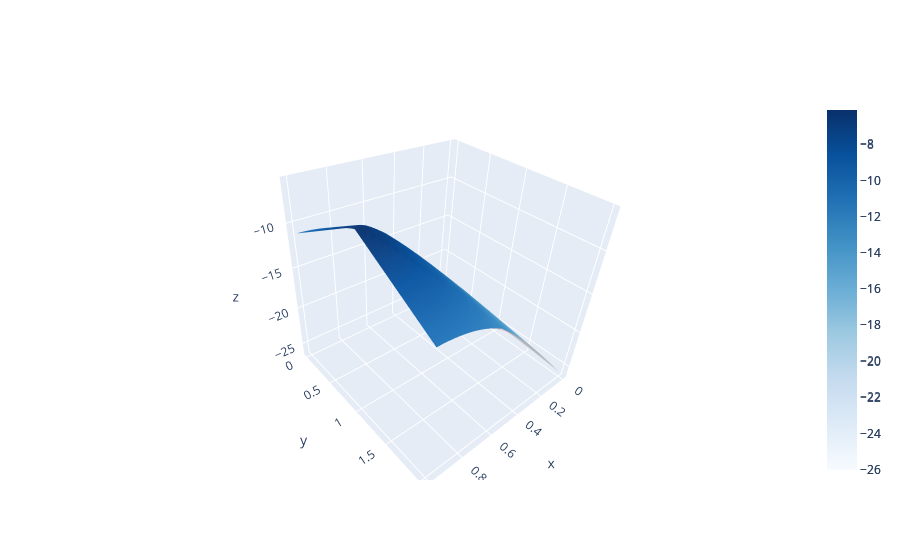

Notebook source saved alongside this figure:
### Code cell
qplt.show_VQE_annni(myvqe)
